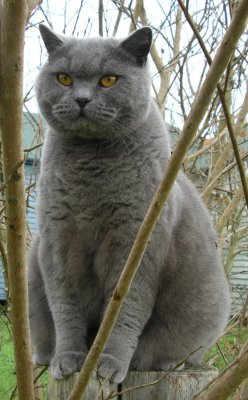
#> input picture 1_python/cat.jpeg, 248 x 400 px
$ jupyter execute NumPy.ipynb   (shell and % lines are left out)
#> lines starting #> are read from the running program, lines starting #| are printed output that depends on the picture
# introduction to Numpy

[cell 1]
l1 = [1, 2, 3]
l2 = [-1, -2, -3]

[cell 2]
l1+l2

From the example above, you can see that lists can only be combined. Lists cannot be added in the sense of our normal math operation. Therefore we need numpy.

[cell 3]
import numpy as np

### define 1-dimensional array using numpy

[cell 4]
a1 = np.array(l1)
a2 = np.array(l2)

[cell 5]
a1

[cell 6]
print(a1)

[cell 7]
type(a1)

[cell 8]
type(l1)

[cell 9]
a1 + a2

[cell 10]
np.add(a1,a2)

[cell 11]
a1-a2

[cell 12]
np.subtract(a1,a2)

[cell 13]
a1*a2

[cell 14]
a1/a2

### dot product of two one-dimensional arrays

[cell 15]
print(a1)

[cell 16]
print(a2)

[cell 17]
# dot product
a1.dot(a2)

[cell 18]
# the dot product of two 1-dim vectors == sum of the product of two vectors
sum(a1*a2)

[cell 19]
a1.shape

[cell 20]
a2.shape

### define 2-dimensional array using numpy

[cell 21]
# list of lists
list1 = [l1, l2]

[cell 22]
print(list1)

[cell 23]
array1 = np.array(list1)

[cell 24]
print(array1)

[cell 25]
array1.shape

### application of numpy arrays in computer vision

[cell 26]
# 0 black, 255 white, 0-255 gray
zero_array = np.zeros((3,5))  # 3 rows, 5 columns

[cell 27]
print(zero_array)

[cell 28]
# import matplotlib to plot
import matplotlib.pyplot as plt

[cell 29]
plt.imshow(zero_array, cmap = 'gray')  # cmap = color map = gray
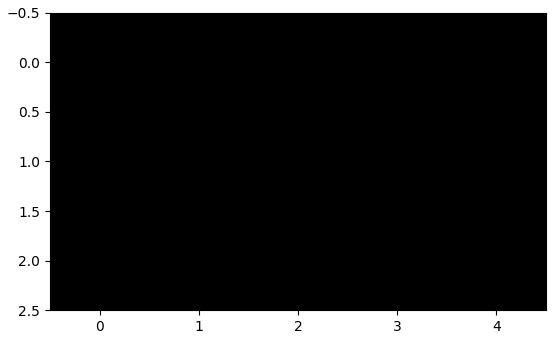
#> figure drawn by matplotlib, 1 panel

[cell 30]
# white image (3 dimensional array)
white_img = np.full((5,5,3), 255)  # 5 rows, 5 columns, 3 channels = Red, Green, Blue (RGB)

[cell 31]
print(white_img)

[cell 32]
white_img[:,:,0]  # the first channel, red channel, it shall be a 5x5 array, all entries = 255

[cell 33]
white_img[:,:,1] # 2nd channel, green channel, 5x5 array

[cell 34]
white_img[:,:,2] # 3rd channel, blue channel, 5x5

[cell 35]
plt.imshow(np.uint8(white_img), cmap = 'gray')
plt.grid('on')
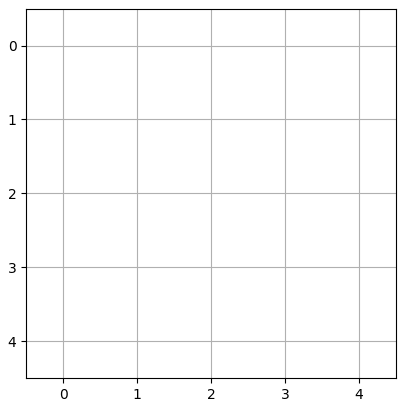
#> figure drawn by matplotlib, 1 panel

[cell 36]
random_array = np.random.random((3,4)) # size array 3x4

[cell 37]
random_array

[cell 38]
plt.imshow(random_array)
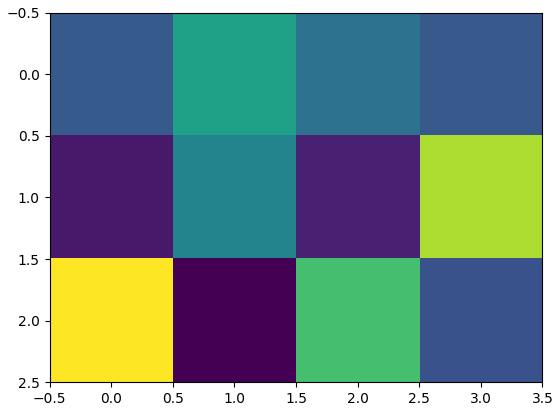
#> figure drawn by matplotlib, 1 panel

[cell 39]
array1

[cell 40]
array1[0,0]

[cell 41]
array1[0,:] # the first row

[cell 42]
array1[:, 0] # the first column

[cell 43]
array1.shape

[cell 44]
np.reshape(array1, (3,2))

[cell 45]
np.reshape(array1, (1,6))

[cell 46]
np.reshape(array1, (6,1))

[cell 47]
import cv2   # computer vision

[cell 48]
cat = cv2.imread('cat.jpeg')
#> cat is the input picture: shape (400, 248, 3); mean B, G, R 103.4, 116.7, 117.6

[cell 49]
cat.shape
#> Out = (400, 248, 3)
